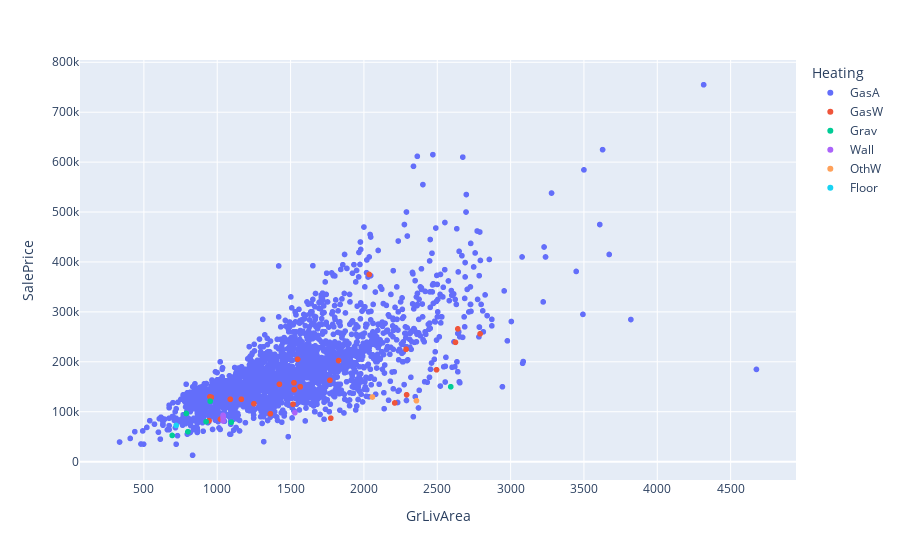

Notebook code for this chart:
### Code cell
fig = px.scatter(ah,x='GrLivArea', y='SalePrice',color='Heating')
fig.show()

### Figure 1 — Plotly figure (JSON) as saved in the notebook; plotly's stock layout.template omitted (floating-point values rounded to 4 significant figures; data arrays with more than 128 entries replaced by an {"elided": "..."} marker saying what was removed)
{"data": [{"hovertemplate": "Heating=GasA<br>GrLivArea=%{x}<br>SalePrice=%{y}<extra></extra>", "legendgroup": "GasA", "marker": {"color": "#636efa", "symbol": "circle"}, "mode": "markers", "name": "GasA", "showlegend": true, "type": "scattergl", "x": {"elided": "2540 int values"}, "xaxis": "x", "y": {"elided": "2540 int values"}, "yaxis": "y"}, {"hovertemplate": "Heating=GasW<br>GrLivArea=%{x}<br>SalePrice=%{y}<extra></extra>", "legendgroup": "GasW", "marker": {"color": "#EF553B", "symbol": "circle"}, "mode": "markers", "name": "GasW", "showlegend": true, "type": "scattergl", "x": [2640, 1827, 2291, 2036, 1424, 1250, 1517, 1566, 1164, 1089, 1768, 2495, 950, 944, 1022, 2624, 1362, 1524, 1774, 2287, 1548, 960, 2210, 1523, 2792], "xaxis": "x", "y": [265979, 202500, 133900, 375000, 155000, 116000, 115000, 150000, 125000, 125000, 163000, 184000, 130000, 82000, 85000, 239000, 96000, 144000, 87000, 225000, 205000, 129000, 117500, 158000, 256000], "yaxis": "y"}, {"hovertemplate": "Heating=Grav<br>GrLivArea=%{x}<br>SalePrice=%{y}<extra></extra>", "legendgroup": "Grav", "marker": {"color": "#00cc96", "symbol": "circle"}, "mode": "markers", "name": "Grav", "showlegend": true, "type": "scattergl", "x": [2592, 789, 1096, 693, 800, 924, 952], "xaxis": "x", "y": [150000, 96500, 79000, 52500, 60000, 80000, 121000], "yaxis": "y"}, {"hovertemplate": "Heating=Wall<br>GrLivArea=%{x}<br>SalePrice=%{y}<extra></extra>", "legendgroup": "Wall", "marker": {"color": "#ab63fa", "symbol": "circle"}, "mode": "markers", "name": "Wall", "showlegend": true, "type": "scattergl", "x": [1040, 1040, 1040, 1529, 1040], "xaxis": "x", "y": [92900, 87500, 90000, 98000, 81400], "yaxis": "y"}, {"hovertemplate": "Heating=OthW<br>GrLivArea=%{x}<br>SalePrice=%{y}<extra></extra>", "legendgroup": "OthW", "marker": {"color": "#FFA15A", "symbol": "circle"}, "mode": "markers", "name": "OthW", "showlegend": true, "type": "scattergl", "x": [2358, 2058], "xaxis": "x", "y": [122000, 129500], "yaxis": "y"}, {"hovertemplate": "Heating=Floor<br>GrLivArea=%{x}<br>SalePrice=%{y}<extra></extra>", "legendgroup": "Floor", "marker": {"color": "#19d3f3", "symbol": "circle"}, "mode": "markers", "name": "Floor", "showlegend": true, "type": "scattergl", "x": [720], "xaxis": "x", "y": [72500], "yaxis": "y"}], "layout": {"autosize": true, "legend": {"title": {"text": "Heating"}, "tracegroupgap": 0}, "margin": {"t": 60}, "xaxis": {"anchor": "y", "autorange": true, "domain": [0, 1], "range": [75.08, 4935.0], "title": {"text": "GrLivArea"}, "type": "linear"}, "yaxis": {"anchor": "x", "autorange": true, "domain": [0, 1], "range": [-44680.0, 812500.0], "title": {"text": "SalePrice"}, "type": "linear"}}}
